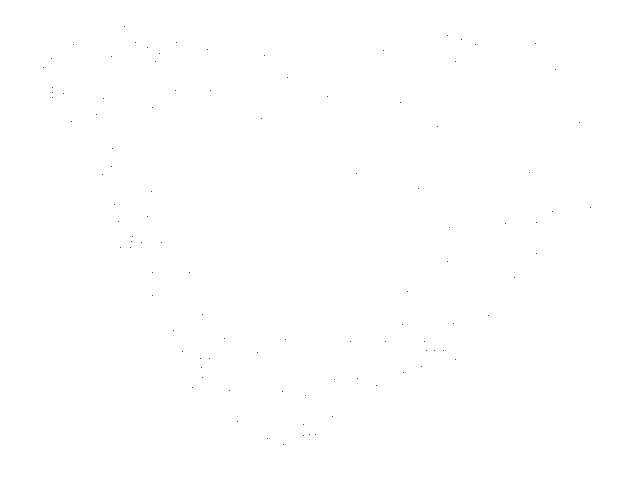
Frame 1 (no input)
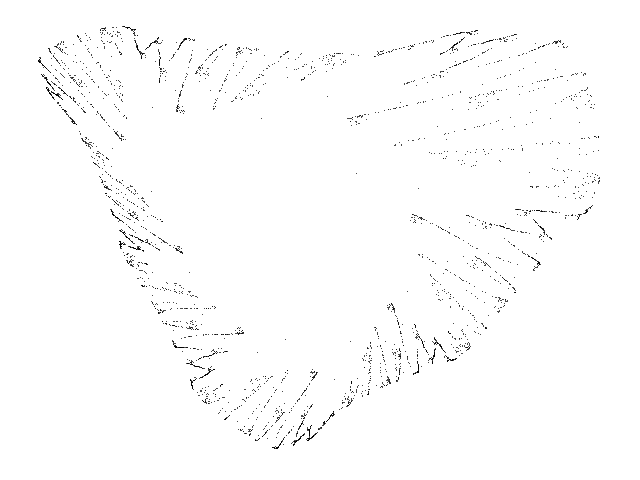
Frame 60 (the mouse pressed at the canvas centre just before this capture)
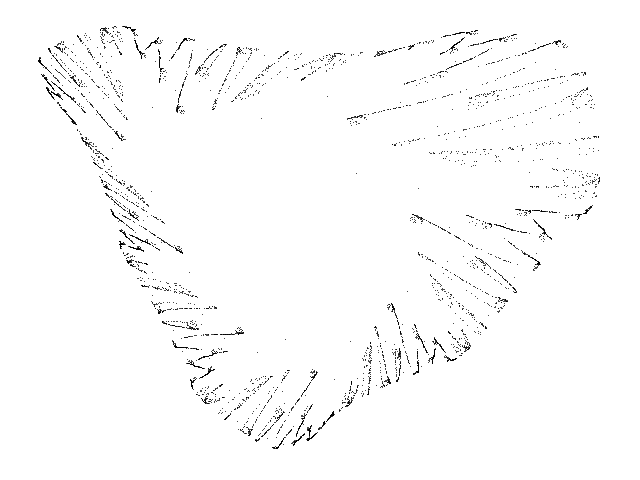
Frame 120 (the mouse held since frame 60 and released just before this capture)

The Processing sketch that drew these frames (run headless with seeded random() and noise(); from frame 60 on, the mouse is pressed at the canvas centre):

// Processing sketch: Quartic_D
// ── Quartic_D.pde
// Quartic D chaotic map //

  float x = 0.1;
  float y = 0.1;
  float a1 = 0.3;
  float a2 = -0.7;
  float a3 = 0.0;
  float a4 = 0.4;
  float a5 = 0.3;
  float a6 = 0.3;
  float a7 = -1.1; 
  float a8 = 0.3;
  float a9 = -1.2;
  float a10 = 0.5;
  float a11 = -1.0;
  float a12 = 0.8;
  float a13 = 0.2;
  float a14 = -0.1;
  float a15 = 0.6;
  float a16 = 0.7;
  float a17 = -1.2;
  float a18 = 0.7;
  float a19 = -0.8;
  float a20 = 1.1;
  float a21 = 0.4;
  float a22 = -0.9;
  float a23 = -0.2;
  float a24 = -0.8;
  float a25 = 1.1;
  float a26 = 0.0;
  float a27 = -0.1;
  float a28 = 0.2;
  float a29 = -0.4;
  float a30 = -0.7;


void setup() {
  
  size(640, 480);
  background(255);
  
}

void draw() {
  
  for (int i=0; i<100; i++) {
    
    float nx = x;
    float ny = y;
    
    x = a1+a2*nx+a3*pow(nx,2.0)+a4*pow(nx,3.0)+a5*pow(nx,4.0)+a6*pow(nx,3.0)*ny+a7*pow(nx,2.0)*ny+a8*pow(nx,2.0)*pow(ny,2.0)+a9*nx*ny+a10*nx*pow(ny,2.0)+a11*nx*pow(ny,3.0)+a12*ny+a13*pow(ny,2.0)+a14*pow(ny,3.0)+a15*pow(ny,4.0);
    y = a16+a17*nx+a18*pow(nx,2.0)+a19*pow(nx,3.0)+a20*pow(nx,4.0)+a21*pow(nx,3.0)*ny+a22*pow(nx,2.0)*ny+a23*pow(nx,2.0)*pow(ny,2.0)+a24*nx*ny+a25*nx*pow(ny,2.0)+a26*nx*pow(ny,3.0)+a27*ny+a28*pow(ny,2.0)+a29*pow(ny,3.0)+a30*pow(ny,4.0);
  
    point(100 + (620 * x), 100 + (420 * y));
        
  }

}
